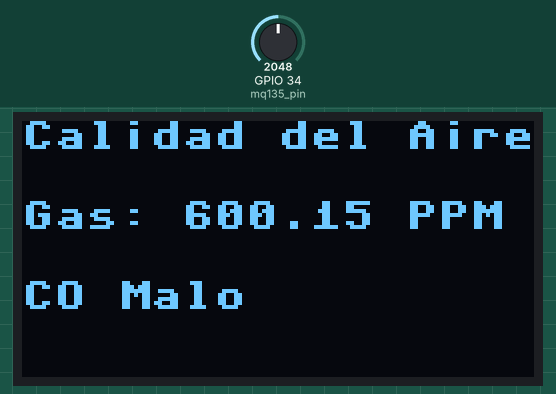
This program was run on a simulated ESP32 board running MicroPython. On the bench: 128×64 one-colour display. Wiring (from the project's diagram.json): potentiometer on GPIO 34. The inputs (shaded band) are chosen by the test bench; at power-on: GPIO 34 (mq135_pin) = 2048 (analog values on the 0–4095 scale). Library files of the repository ran but are not shown: ssd1306.py; what the program prints to the serial console is not drawn.

Above: at 1.2 s.
1.3 s: GPIO 34 (mq135_pin) set to 2866
At 3.5 s:
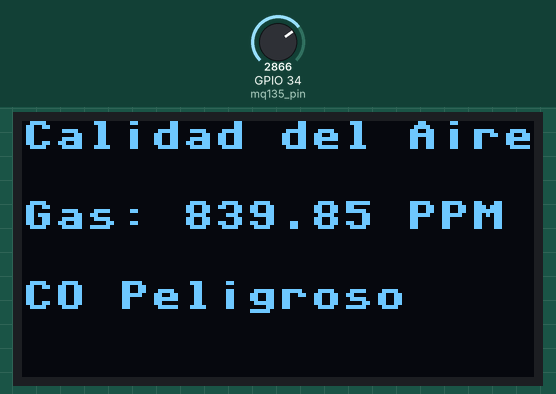
4.0 s: GPIO 34 (mq135_pin) set to 1228
At 4.8 s:
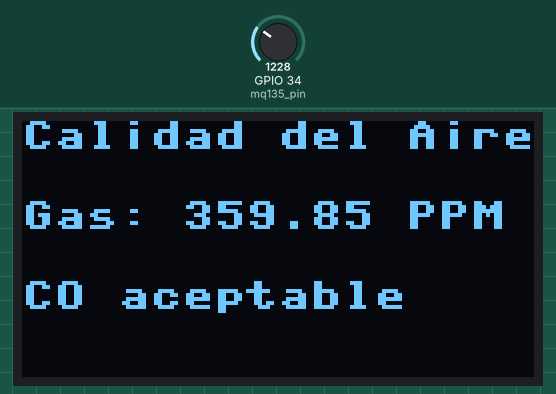
6.7 s: GPIO 34 (mq135_pin) set to 491
At 8.5 s:
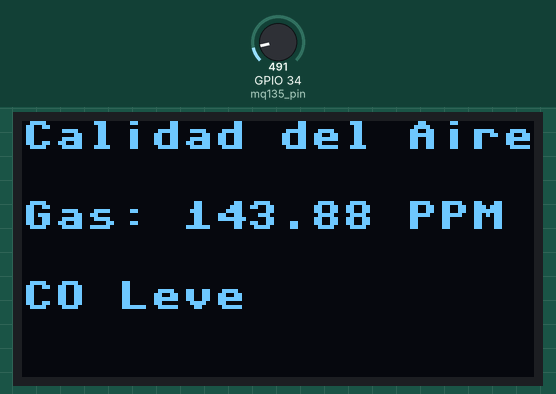
9.6 s: GPIO 34 (mq135_pin) set to 160
At 10.9 s:
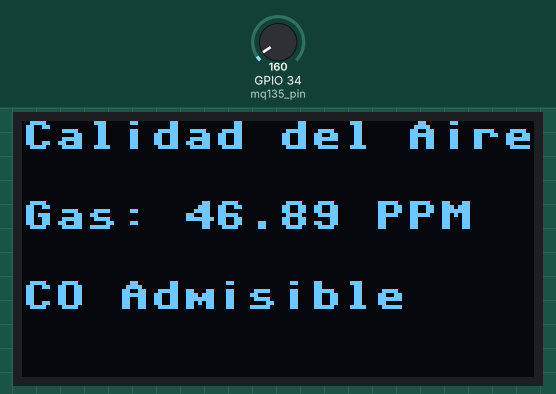
Timing chart, 0 to 12.6 s (numbered marks = the images above; inputs shaded):
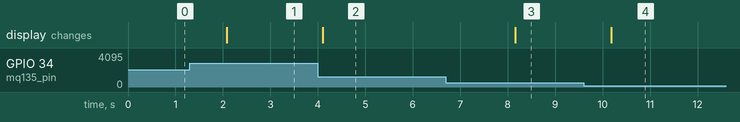

The program:

monitor-calidad-aire.py
```python
from machine import Pin, ADC, I2C
from time import sleep
import ssd1306


# Configuración del sensor MQ135 (gases)
mq135_pin = ADC(Pin(34))  # MQ135 conectado a GPIO34 (pin analógico)
mq135_pin.atten(ADC.ATTN_11DB)  # Rango de 0 a 3.3V

alto= 64
ancho= 128

# Configuración de la pantalla OLED SSD1306
i2c = I2C(0, scl=Pin(22), sda=Pin(21))  # Conexión I2C (SCL a GPIO22, SDA a GPIO21)
oled = ssd1306.SSD1306_I2C(ancho, alto, i2c)  # Tamaño 128x64 de la pantalla OLED
#oled = SSD1306_I2C(ancho, alto, i2c)
# Función para leer el sensor MQ135
def read_mq135():
    gas_value = mq135_pin.read()  # Leer el valor analógico (0 a 4095)
    # Conversión a PPM (ejemplo simple)
    gas_ppm = (gas_value / 4095) * 1200  # Aproximación a PPM (escala de 0 a 1000)
    return gas_ppm

# Función para mostrar los datos en la pantalla OLED
def display_data(gas_ppm, mensaje):
    oled.fill(0)  # Limpiar la pantalla
    oled.text("Calidad del Aire", 0, 0)
    oled.text("Gas: {:.2f} PPM".format(gas_ppm), 0, 20)
    oled.text(mensaje,0,40)
    oled.show()

# Bucle principal
while True:
    gas_ppm = read_mq135()  # Leer el valor del sensor MQ135

    mensaje = ""

    if gas_ppm <= 50:
        mensaje = "CO Admisible"
    elif gas_ppm > 50 and gas_ppm <= 200:
        mensaje = "CO Leve"
    elif gas_ppm > 200 and gas_ppm <= 400:
        mensaje= "CO aceptable"
    elif gas_ppm > 400 and gas_ppm <= 800:
        mensaje= "CO Malo"
    elif gas_ppm >= 800:
        mensaje= "CO Peligroso"

    display_data(gas_ppm, mensaje)    # Mostrar los datos en la pantalla OLED
    print(gas_ppm, "PPM", mensaje)
    sleep(2)  # Esperar 2 segundos entre lecturas
```

Measured:
- after the input at 1.3 s, the display: changes after 0.78 s (image 1)
- after the input at 4.0 s, the display: changes after 0.10 s (image 2)
- after the input at 6.7 s, the display: changes after 1.5 s (image 3)
- after the input at 9.6 s, the display: changes after 0.58 s (image 4)
